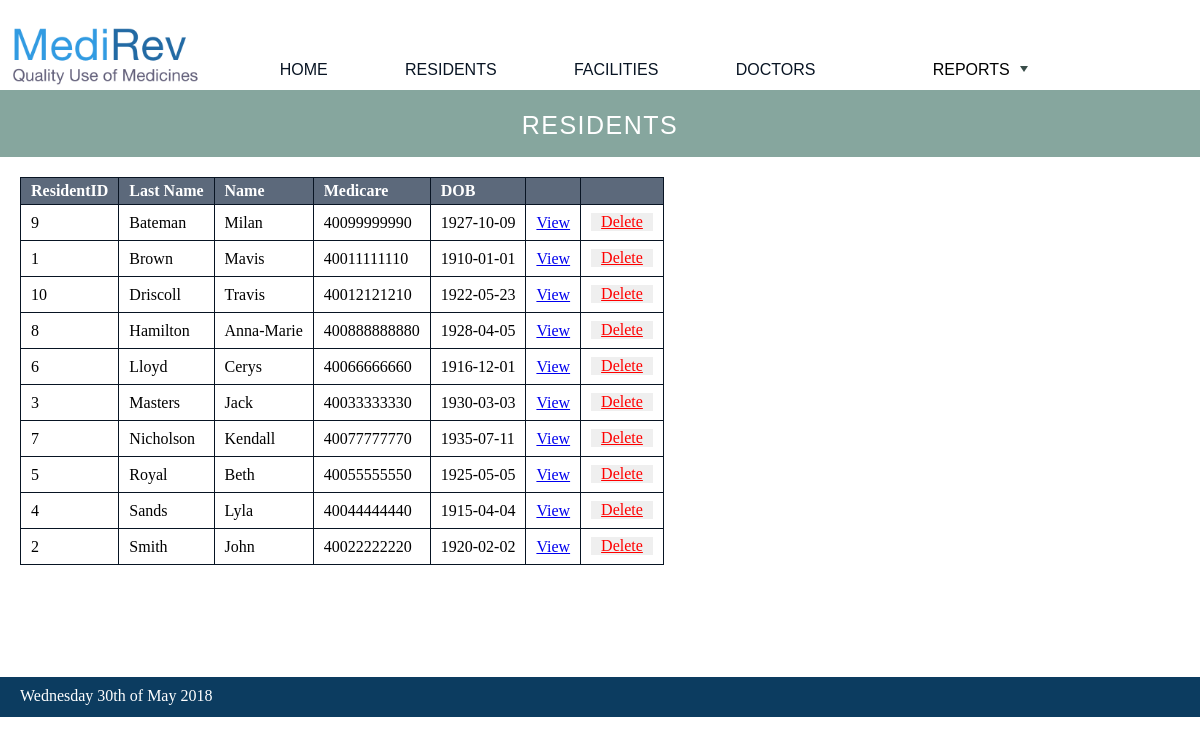
/all_residents/index.php, run on an earlier commit of the app's database.
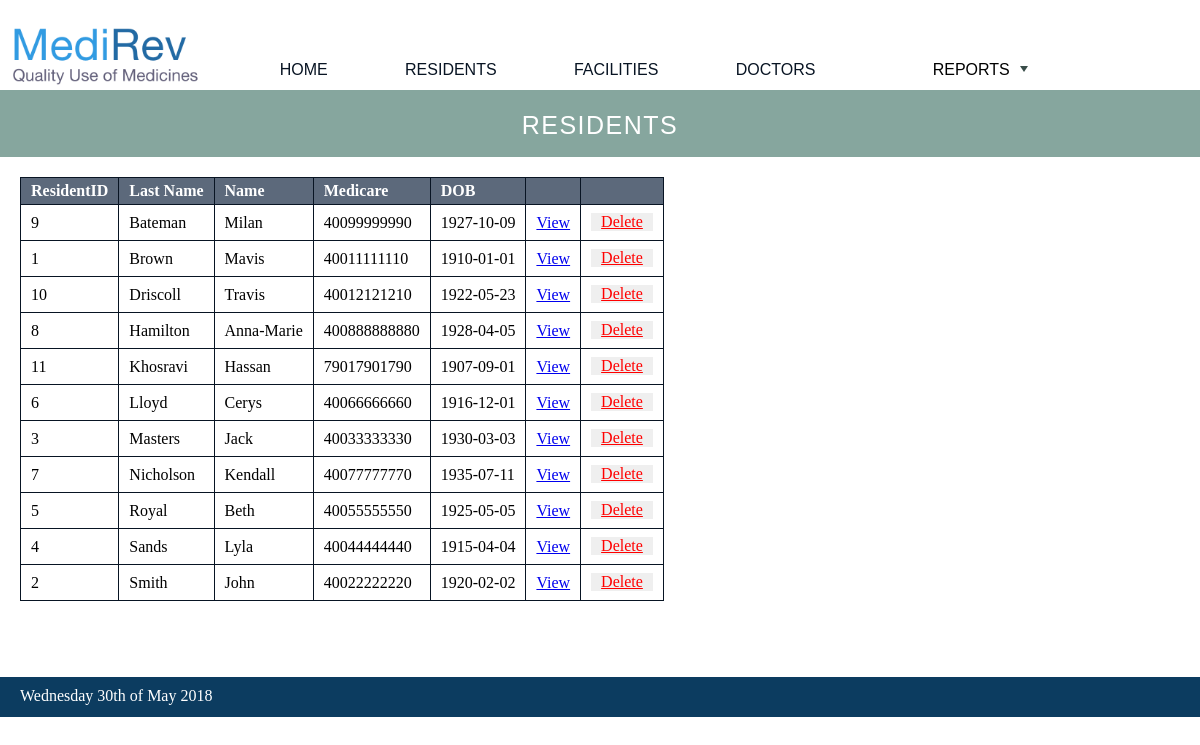
And on a later commit of the database.
### tables this page shows
CREATE TABLE Resident(
	ResidentID INT NOT NULL AUTO_INCREMENT,
	FirstName VARCHAR(255) NOT NULL,
	LastName VARCHAR(255) NOT NULL,
	Medicare VARCHAR(255),
	DOB DATE,
	PRIMARY KEY (ResidentID)
);

### private/query_functions.php (called while the page is built, shortened)
<?php require_once('functions.php'); ?>
<?php
function get_all_residents($lastname, $firstname, $facility) {
	global $db;
	if ($facility == "'%'") {
		$sql = "SELECT *
		 FROM Resident
		 WHERE LastName LIKE $lastname AND
	  	  FirstName LIKE $firstname
	  	 ORDER BY LastName";
	}
	$result = $db->query($sql);
	$array = $result->fetchALL(PDO::FETCH_ASSOC);
	return $array;
}
?>

### private/functions.php (called while the page is built, shortened)
<?php require_once('query_functions.php'); ?>
<?php
function url_to($script_path) {
	return WWW_ROOT . $script_path;
}
function h($string) {
	return htmlspecialchars($string);
}
function u($string="") {
	return urlencode($string);
}
?>

### public/all_residents/index.php (the view, shortened to what this page needs)
<?php
	$lastname = empty($_POST["lastname"]) ? "'%'" : '"'.$_POST["lastname"].'"';
	$firstname = empty($_POST["firstname"]) ? "'%'" : '"'.$_POST["firstname"].'"';
	$facility = empty($_POST["facility"]) ? "'%'" : '"'.$_POST["facility"].'"';
	$all_residents = get_all_residents($lastname, $firstname, $facility);
?>
<?php $page_title = 'Residents'; ?>
<?php include(SHARED_PATH . '/header.php'); ?>
<header class='resident'>
	<?php echo $page_title ?>
</header>
<div id="content">
	<article id="resident">
		<section id="resident_list">
			<table class="list">
				<tr>
					<th>ResidentID</th>
					<th>Last Name</th>
					<th>Name</th>
					<th>Medicare</th>
					<th>DOB</th>
					<th>&nbsp;</th>
					<th>&nbsp;</th>
				</tr>
				<?php foreach($all_residents as $resident) { ?>
					<tr>
						<td><?php echo h($resident['ResidentID']); ?></td>
						<td><?php echo h($resident['LastName']); ?></td>
						<td><?php echo h($resident['FirstName']); ?></td>
						<td><?php echo h($resident['Medicare']); ?></td>
						<td><?php echo h($resident['DOB']); ?></td>
						<td><a class="action" href="<?php echo url_to('/all_residents/resident/view.php?id='.h(u($resident['ResidentID'])));?>">View</a></td>
						<td>
							<form method="post" action="delete_resident.php">
								<input class="link" type="submit" value="Delete">
							</form>
						</td>
					</tr>
				<?php } ?>
			</table>
		</section>
	</article>
</div>
<?php include(SHARED_PATH . '/footer.php'); ?>

What changed in the data, as far as the page shows it:
added resident: ResidentID "11", LastName "Khosravi", FirstName "Hassan", Medicare "79017901790", DOB "1907-09-01"
